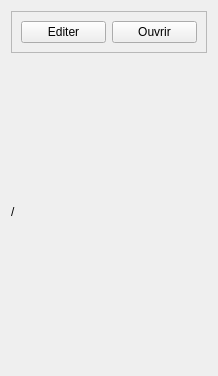
<?xml version="1.0" encoding="UTF-8"?>
<ui version="4.0">
 <class>Form</class>
 <widget class="QWidget" name="Form">
  <property name="geometry">
   <rect>
    <x>0</x>
    <y>0</y>
    <width>218</width>
    <height>376</height>
   </rect>
  </property>
  <property name="windowTitle">
   <string>Form</string>
  </property>
  <layout class="QVBoxLayout" name="verticalLayout" stretch="1,10">
   <item>
    <widget class="QFrame" name="frame_3">
     <property name="frameShape">
      <enum>QFrame::StyledPanel</enum>
     </property>
     <property name="frameShadow">
      <enum>QFrame::Raised</enum>
     </property>
     <layout class="QGridLayout" name="gridLayout">
      <item row="0" column="0">
       <widget class="QPushButton" name="pushButton_edit">
        <property name="text">
         <string>Editer</string>
        </property>
       </widget>
      </item>
      <item row="0" column="1">
       <widget class="QPushButton" name="pushButton_open">
        <property name="text">
         <string>Ouvrir</string>
        </property>
       </widget>
      </item>
     </layout>
    </widget>
   </item>
   <item>
    <widget class="QLabel" name="label_view">
     <property name="text">
      <string>/</string>
     </property>
    </widget>
   </item>
  </layout>
 </widget>
 <resources/>
 <connections/>
</ui>
